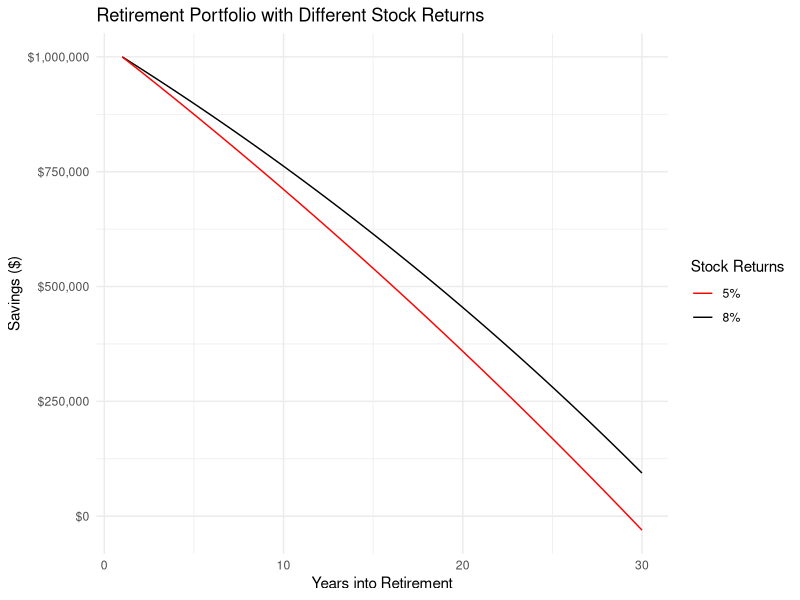
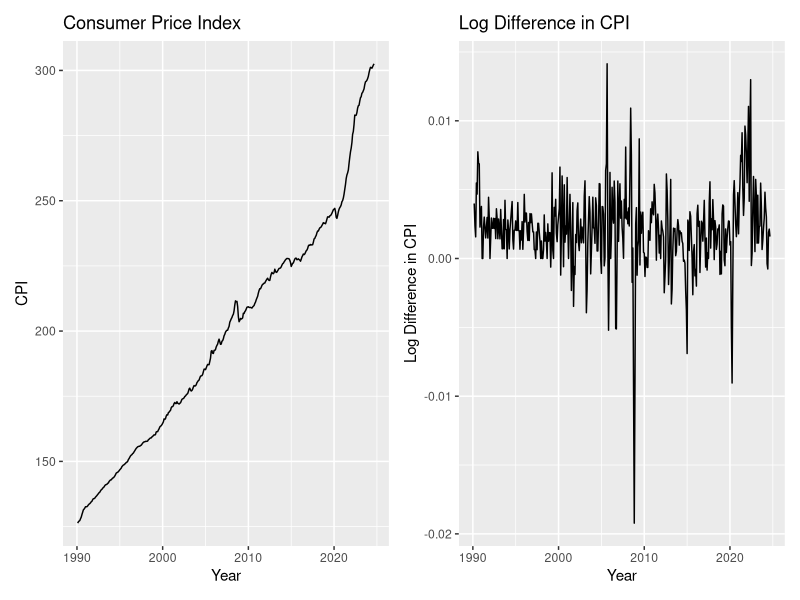
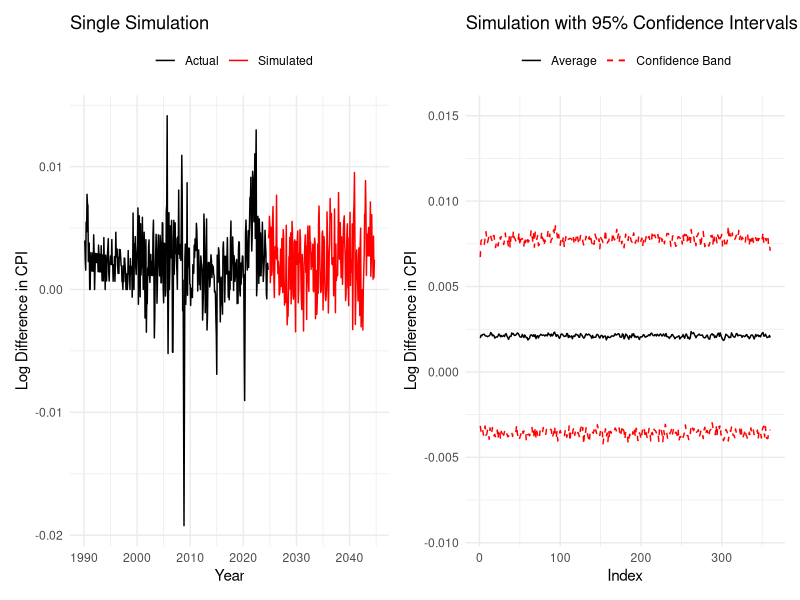
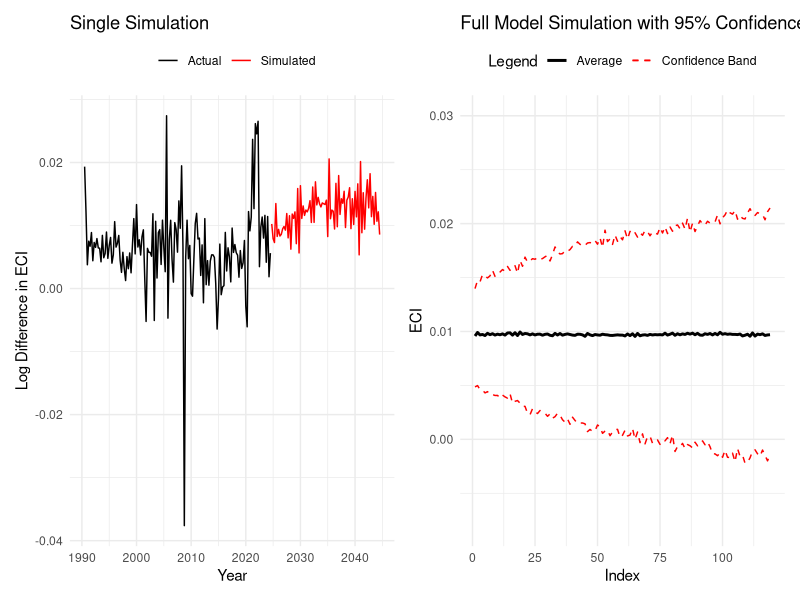

Recreate these plots in R, in order.
## ---- chunk 1
library(tidyverse)
library(scales)
# deterministic approach
inflation <- 0.02
stock_returns <- 0.08
stock_returns2 <- .05
short_term_rate <- 0.03
withdrawal_amount <- 1000000 * .04


# retirement savings
savings <- 1000000

# retirement period
retirement_years <- 30

savings_by_year <- numeric(retirement_years)
savings_by_year[1] <- savings
savings_by_year2 <- numeric(retirement_years)
savings_by_year2[1] <- savings

# simulate retirement
for (i in 2:retirement_years) {
  savings_by_year[i] <- savings_by_year[i-1] - withdrawal_amount*(1+inflation) + (stock_returns * .2*savings_by_year[i-1])
  savings_by_year2[i] <- savings_by_year2[i-1] - withdrawal_amount*(1+inflation) + (stock_returns2 * .2*savings_by_year2[i-1])
}

df <- data.frame(year = 1:retirement_years,
                 savings1 = savings_by_year,
                 savings2 = savings_by_year2)

ggplot(df) +
  geom_line(aes(x = year, y = savings1, color = '8%')) +
  geom_line(aes(x = year, y = savings2, color = '5%')) +
  labs(x = 'Years into Retirement', y = 'Savings ($)', color = 'Stock Returns',
       title = 'Retirement Portfolio with Different Stock Returns') +
  scale_color_manual(values = c('8%' = 'black', '5%' = 'red')) +
  scale_y_continuous(labels = label_currency()) +  # Format y-axis as currency
  theme_minimal()


## ---- chunk 2
library(patchwork)
cpi_raw <- read_csv("data/cpi.csv")

cpi_df <- read_csv("data/cpi.csv") |> 
  filter(date >= "1990-01-01") |> 
  mutate(lagged_cpi = lag(cpi, n = 1)) |> 
  mutate(log_dif_cpi = log(cpi) - log(lagged_cpi)) |> 
  filter(!is.na(log_dif_cpi))

p1 <- ggplot(cpi_df) +
  geom_line(aes(x = date, y = cpi)) +
  labs(x = 'Year', y = 'CPI', title = 'Consumer Price Index')

p2 <- ggplot(cpi_df) +
  geom_line(aes(x = date, y = log_dif_cpi)) +
  labs(x = 'Year', y = 'Log Difference in CPI', title = 'Log Difference in CPI')

p1 + p2

## ---- chunk 3

library(forecast)

log_dif_cpi_ts <- ts(cpi_df$log_dif_cpi, start = c(min(year(cpi_df$date)), month(min(cpi_df$date))), frequency = 12)


cpi_arima_model <- Arima(log_dif_cpi_ts, order = c(1, 0, 1))

n_sims <- 1000
sim_length <- 12*30
ar101_sims <- matrix(NA, nrow = n_sims, ncol = sim_length)

for(i in 1:n_sims){
  ar101_sims[i,] <- simulate(cpi_arima_model, nsim = sim_length)
}

# get average simulation
ar101_avg <- colMeans(ar101_sims)
# get 95% intervals
ar101_ci <- apply(ar101_sims, 2, quantile, probs = c(.025, .975))

df <- data.frame(
  index = 1:length(ar101_avg),  # Assuming ar101_avg has a time component
  avg = ar101_avg,
  upper = ar101_ci[2,],
  lower = ar101_ci[1,]
)

# Plot
p2 <- ggplot(df, aes(x = index)) +
  geom_line(aes(y = avg, color = "Average")) +  # Main line with legend label
  geom_line(aes(y = upper, color = "Confidence Band"), linetype = "dashed") +  # Upper CI line, no legend for linetype
  geom_line(aes(y = lower, color = "Confidence Band"), linetype = "dashed") +  # Lower CI line, no legend for linetype
  scale_y_continuous(limits = c(-0.009, 0.015)) +  # Set y-axis limits
  labs(x = "Index", y = "Log Difference in CPI", title = "Simulation with 95% Confidence Intervals") +
  scale_color_manual(values = c("Average" = "black", "Confidence Band" = "red")) +  # Customize colors
  theme_minimal() +
  theme(legend.title = element_blank()) +
  theme(legend.position = "top")  # Move the legend to the top

arima_sim <- simulate(cpi_arima_model, nsim = 20*12)

p1 <- ggplot() + 
  geom_line(aes(x = time(arima_sim), y = arima_sim, color = "Simulated")) + 
  geom_line(aes(x = time(log_dif_cpi_ts), y = log_dif_cpi_ts, color = "Actual")) + 
  ggtitle("Single Simulation") + 
  xlab("Year") + 
  ylab("Log Difference in CPI") + 
  scale_color_manual(values = c("Simulated" = "red", "Actual" = "black")) + 
  theme_minimal() +
  labs(color = "") +  # Label the legend
  theme(legend.position = "top")  # Move the legend to the top

p1 + p2
## ---- chunk 4

quarterly_cpi <- cpi_df |> 
  filter(month(date) %in% c(3, 6, 9, 12)) |>
  mutate(lagged_cpi = lag(cpi, n = 1)) |> 
  mutate(log_dif_cpi = log(cpi) - log(lagged_cpi),
         lagged_cpi = lag(log_dif_cpi, n = 1)) |> 
  filter(!is.na(log_dif_cpi) & !is.na(lagged_cpi)) # remove first observation without lag

eci_df <- read_csv("data/eci.csv") |> 
  filter(date >= min(quarterly_cpi$date)-months(3)) |> # only need data that cpi has
  mutate(lagged_eci = lag(eci, n = 1)) |> 
  mutate(log_dif_eci = log(eci) - log(lagged_eci)) |> 
  filter(!is.na(log_dif_eci)) # remove first observation without lag


# Ensure the data is ordered and converted into time series
log_dif_eci_ts <- ts(eci_df$log_dif_eci, start = c(min(year(eci_df$date)), quarter(min(eci_df$date))), frequency = 4)
log_dif_cpi_ts <- ts(quarterly_cpi$log_dif_cpi, start = c(min(year(eci_df$date))), frequency = 4)
lagged_cpi_ts <- ts(quarterly_cpi$lagged_cpi, start = c(min(year(eci_df$date))), frequency = 4)
xreg_matrix <- cbind(log_dif_cpi_ts, lagged_cpi_ts)
xreg_matrix <- cbind(quarterly_cpi$log_dif_cpi,quarterly_cpi$lagged_cpi)

arima_model_wlagcpi <- Arima(log_dif_eci_ts, order = c(1, 1, 1), xreg = xreg_matrix[,2])

# Get draws of the model 

n_sims <- 1000
sim_length <- 4*30
full_model_sims <- matrix(NA, nrow = n_sims, ncol = sim_length)

for(i in 1:n_sims){
  log_dif_cpi_sim <- simulate(cpi_arima_model, nsim = sim_length*3)
  
  # make simulations quarterly
  quarterly_cpi_sim_df <- data.frame(
    date = zoo::as.Date(time(log_dif_cpi_sim)),
    value = log_dif_cpi_sim) |> 
    mutate(year = year(date),
           quarter = quarter(date)) |> 
    group_by(year, quarter) |> 
    summarize(date = max(date),
              log_dif_cpi = sum(value))
  
  lagged_cpi_sim <- c(tail(quarterly_cpi$log_dif_cpi, n = 1), head(quarterly_cpi_sim_df$log_dif_cpi, n = -1))
  full_model_sims[i,] <- simulate(arima_model_wlagcpi, nsim = sim_length, xreg = lagged_cpi_sim)
}

# remove first column of each simulation
ar101_sims <- ar101_sims[,-1]
full_model_sims <- full_model_sims[,-1]

# get average simulation
ar101_avg <- colMeans(ar101_sims)
full_model_avg <- colMeans(full_model_sims)
# get 95% intervals
ar101_ci <- apply(ar101_sims, 2, quantile, probs = c(.025, .975))
full_model_ci <- apply(full_model_sims, 2, quantile, probs = c(.025, .975))

# Create a data frame for plotting
df <- data.frame(
  year = 1:length(full_model_avg),  # Assuming the x-axis is sequential time
  avg = full_model_avg,
  upper = full_model_ci[2,],
  lower = full_model_ci[1,]
)

# Plot using ggplot
p4 <- ggplot(df, aes(x = year)) +
  geom_line(aes(y = avg, color = "Average"), size = 1) +  # Main line
  geom_line(aes(y = upper, color = "Confidence Band"), linetype = "dashed") +  # Upper CI
  geom_line(aes(y = lower, color = "Confidence Band"), linetype = "dashed") +  # Lower CI
  scale_color_manual(values = c("Average" = "black", "Confidence Band" = "red")) +  # Define colors
  scale_y_continuous(limits = c(-0.008, 0.03)) +  # Set y-axis limits
  labs(x = "Index", y = "ECI", title = "Full Model Simulation with 95% Confidence Intervals", color = "Legend") +
  theme_minimal() +
  theme(legend.position = "top")  # Move the legend to the top

arima_sim <- simulate(cpi_arima_model, nsim = 20*12)

# make simulations quarterly
quarterly_cpi_sim_df <- data.frame(date = zoo::as.Date(time(arima_sim)), value = arima_sim) |>
  mutate(year = year(date), quarter = quarter(date)) |>
  group_by(year, quarter) |>
  summarize(date = max(date), log_dif_cpi = sum(value))
  
lagged_cpi_sim <- c(tail(quarterly_cpi$log_dif_cpi, n = 1), head(quarterly_cpi_sim_df$log_dif_cpi, n = -1))
single_sim <- simulate(arima_model_wlagcpi, nsim = sim_length, xreg = lagged_cpi_sim)

p3 <- ggplot() + 
  geom_line(aes(x = time(single_sim), y = single_sim, color = "Simulated")) + 
  geom_line(aes(x = time(log_dif_eci_ts), y = log_dif_cpi_ts, color = "Actual")) + 
  ggtitle("Single Simulation") + 
  xlab("Year") + 
  ylab("Log Difference in ECI") + 
  scale_color_manual(values = c("Simulated" = "red", "Actual" = "black")) + 
  theme_minimal() +
  labs(color = "") +  # Label the legend
  theme(legend.position = "top") 

p3 + p4


